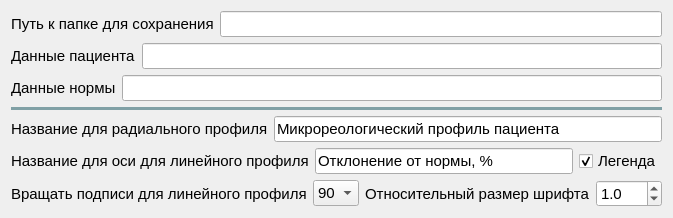
             <widget class="QFrame" name="frame">
              <property name="sizePolicy">
               <sizepolicy hsizetype="Preferred" vsizetype="Fixed">
                <horstretch>0</horstretch>
                <verstretch>0</verstretch>
               </sizepolicy>
              </property>
              <layout class="QVBoxLayout" name="verticalLayout_10">
               <item>
                <layout class="QHBoxLayout" name="horizontalLayout_10">
                 <item>
                  <widget class="QLabel" name="lb_path_for_profile">
                   <property name="sizePolicy">
                    <sizepolicy hsizetype="Preferred" vsizetype="Fixed">
                     <horstretch>0</horstretch>
                     <verstretch>0</verstretch>
                    </sizepolicy>
                   </property>
                   <property name="font">
                    <font>
                     <pointsize>11</pointsize>
                    </font>
                   </property>
                   <property name="text">
                    <string>Путь к папке для сохранения</string>
                   </property>
                  </widget>
                 </item>
                 <item>
                  <widget class="QLineEdit" name="path_for_profile">
                   <property name="font">
                    <font>
                     <pointsize>11</pointsize>
                    </font>
                   </property>
                   <property name="text">
                    <string/>
                   </property>
                  </widget>
                 </item>
                </layout>
               </item>
               <item>
                <layout class="QHBoxLayout" name="horizontalLayout_11">
                 <item>
                  <widget class="QLabel" name="lb_patient_data">
                   <property name="sizePolicy">
                    <sizepolicy hsizetype="Preferred" vsizetype="Fixed">
                     <horstretch>0</horstretch>
                     <verstretch>0</verstretch>
                    </sizepolicy>
                   </property>
                   <property name="font">
                    <font>
                     <pointsize>11</pointsize>
                    </font>
                   </property>
                   <property name="toolTip">
                    <string>&lt;html&gt;&lt;head/&gt;&lt;body&gt;&lt;p&gt;Данные должны быть скопированы из excel таблицы, где есть 3 столбца: имя параметра, среднее значение, погрешность. Все ячейки должны быть не пустыми.&lt;/p&gt;&lt;/body&gt;&lt;/html&gt;</string>
                   </property>
                   <property name="text">
                    <string>Данные пациента</string>
                   </property>
                  </widget>
                 </item>
                 <item>
                  <widget class="QLineEdit" name="patient_data">
                   <property name="font">
                    <font>
                     <pointsize>11</pointsize>
                    </font>
                   </property>
                   <property name="text">
                    <string/>
                   </property>
                  </widget>
                 </item>
                </layout>
               </item>
               <item>
                <layout class="QHBoxLayout" name="horizontalLayout_12">
                 <item>
                  <widget class="QLabel" name="lb_norm_data">
                   <property name="sizePolicy">
                    <sizepolicy hsizetype="Preferred" vsizetype="Fixed">
                     <horstretch>0</horstretch>
                     <verstretch>0</verstretch>
                    </sizepolicy>
                   </property>
                   <property name="font">
                    <font>
                     <pointsize>11</pointsize>
                    </font>
                   </property>
                   <property name="toolTip">
                    <string>&lt;html&gt;&lt;head/&gt;&lt;body&gt;&lt;p&gt;Данные должны быть скопированы из excel таблицы, где есть 3 столбца: имя параметра, среднее значение, погрешность. Все ячейки должны быть не пустыми.&lt;/p&gt;&lt;/body&gt;&lt;/html&gt;</string>
                   </property>
                   <property name="text">
                    <string>Данные нормы</string>
                   </property>
                  </widget>
                 </item>
                 <item>
                  <widget class="QLineEdit" name="norm_data">
                   <property name="font">
                    <font>
                     <pointsize>11</pointsize>
                    </font>
                   </property>
                   <property name="text">
                    <string/>
                   </property>
                  </widget>
                 </item>
                </layout>
               </item>
               <item>
                <widget class="Line" name="line_19">
                 <property name="font">
                  <font>
                   <family>Segoe UI</family>
                   <pointsize>10</pointsize>
                  </font>
                 </property>
                 <property name="styleSheet">
                  <string notr="true">color: rgb(128, 160, 165);</string>
                 </property>
                 <property name="frameShadow">
                  <enum>QFrame::Plain</enum>
                 </property>
                 <property name="lineWidth">
                  <number>3</number>
                 </property>
                 <property name="orientation">
                  <enum>Qt::Horizontal</enum>
                 </property>
                </widget>
               </item>
               <item>
                <layout class="QHBoxLayout" name="horizontalLayout_132">
                 <item>
                  <widget class="QLabel" name="lb_norm_data_2">
                   <property name="sizePolicy">
                    <sizepolicy hsizetype="Preferred" vsizetype="Fixed">
                     <horstretch>0</horstretch>
                     <verstretch>0</verstretch>
                    </sizepolicy>
                   </property>
                   <property name="font">
                    <font>
                     <pointsize>11</pointsize>
                    </font>
                   </property>
                   <property name="text">
                    <string>Название для радиального профиля</string>
                   </property>
                  </widget>
                 </item>
                 <item>
                  <widget class="QLineEdit" name="profile_title_rad">
                   <property name="font">
                    <font>
                     <pointsize>11</pointsize>
                    </font>
                   </property>
                   <property name="text">
                    <string>Микрореологический профиль пациента </string>
                   </property>
                  </widget>
                 </item>
                </layout>
               </item>
               <item>
                <layout class="QHBoxLayout" name="horizontalLayout_133">
                 <item>
                  <widget class="QLabel" name="lb_norm_data_3">
                   <property name="sizePolicy">
                    <sizepolicy hsizetype="Preferred" vsizetype="Fixed">
                     <horstretch>0</horstretch>
                     <verstretch>0</verstretch>
                    </sizepolicy>
                   </property>
                   <property name="font">
                    <font>
                     <pointsize>11</pointsize>
                    </font>
                   </property>
                   <property name="text">
                    <string>Название для оси для линейного профиля</string>
                   </property>
                  </widget>
                 </item>
                 <item>
                  <widget class="QLineEdit" name="profile_title_lin">
                   <property name="font">
                    <font>
                     <pointsize>11</pointsize>
                    </font>
                   </property>
                   <property name="text">
                    <string>Отклонение от нормы, %</string>
                   </property>
                  </widget>
                 </item>
                 <item>
                  <widget class="QCheckBox" name="check_profile_legend">
                   <property name="enabled">
                    <bool>true</bool>
                   </property>
                   <property name="font">
                    <font>
                     <pointsize>11</pointsize>
                    </font>
                   </property>
                   <property name="toolTip">
                    <string>Иногда лучше отключить, чтобы она не накладывалась на график</string>
                   </property>
                   <property name="text">
                    <string>Легенда</string>
                   </property>
                   <property name="checked">
                    <bool>true</bool>
                   </property>
                  </widget>
                 </item>
                </layout>
               </item>
               <item>
                <layout class="QHBoxLayout" name="horizontalLayout_134">
                 <item>
                  <widget class="QLabel" name="lb__altern_heposisis_3">
                   <property name="enabled">
                    <bool>true</bool>
                   </property>
                   <property name="font">
                    <font>
                     <pointsize>11</pointsize>
                    </font>
                   </property>
                   <property name="text">
                    <string>Вращать подписи для линейного профиля</string>
                   </property>
                  </widget>
                 </item>
                 <item>
                  <widget class="QComboBox" name="comboBox_profile_lin_spin">
                   <property name="enabled">
                    <bool>true</bool>
                   </property>
                   <property name="sizePolicy">
                    <sizepolicy hsizetype="Fixed" vsizetype="Fixed">
                     <horstretch>0</horstretch>
                     <verstretch>0</verstretch>
                    </sizepolicy>
                   </property>
                   <property name="font">
                    <font>
                     <pointsize>11</pointsize>
                    </font>
                   </property>
                   <item>
                    <property name="text">
                     <string>90</string>
                    </property>
                   </item>
                   <item>
                    <property name="text">
                     <string>0</string>
                    </property>
                   </item>
                  </widget>
                 </item>
                 <item>
                  <layout class="QHBoxLayout" name="horizontalLayout_135">
                   <item>
                    <widget class="QLabel" name="lb_color_pal_box_20">
                     <property name="sizePolicy">
                      <sizepolicy hsizetype="Expanding" vsizetype="Preferred">
                       <horstretch>0</horstretch>
                       <verstretch>0</verstretch>
                      </sizepolicy>
                     </property>
                     <property name="font">
                      <font>
                       <pointsize>11</pointsize>
                      </font>
                     </property>
                     <property name="text">
                      <string>Относительный размер шрифта</string>
                     </property>
                    </widget>
                   </item>
                   <item>
                    <widget class="QDoubleSpinBox" name="doubleSpinBoX_profile">
                     <property name="font">
                      <font>
                       <pointsize>11</pointsize>
                      </font>
                     </property>
                     <property name="decimals">
                      <number>1</number>
                     </property>
                     <property name="minimum">
                      <double>0.100000000000000</double>
                     </property>
                     <property name="singleStep">
                      <double>0.100000000000000</double>
                     </property>
                     <property name="value">
                      <double>1.000000000000000</double>
                     </property>
                    </widget>
                   </item>
                  </layout>
                 </item>
                </layout>
               </item>
              </layout>
             </widget>
